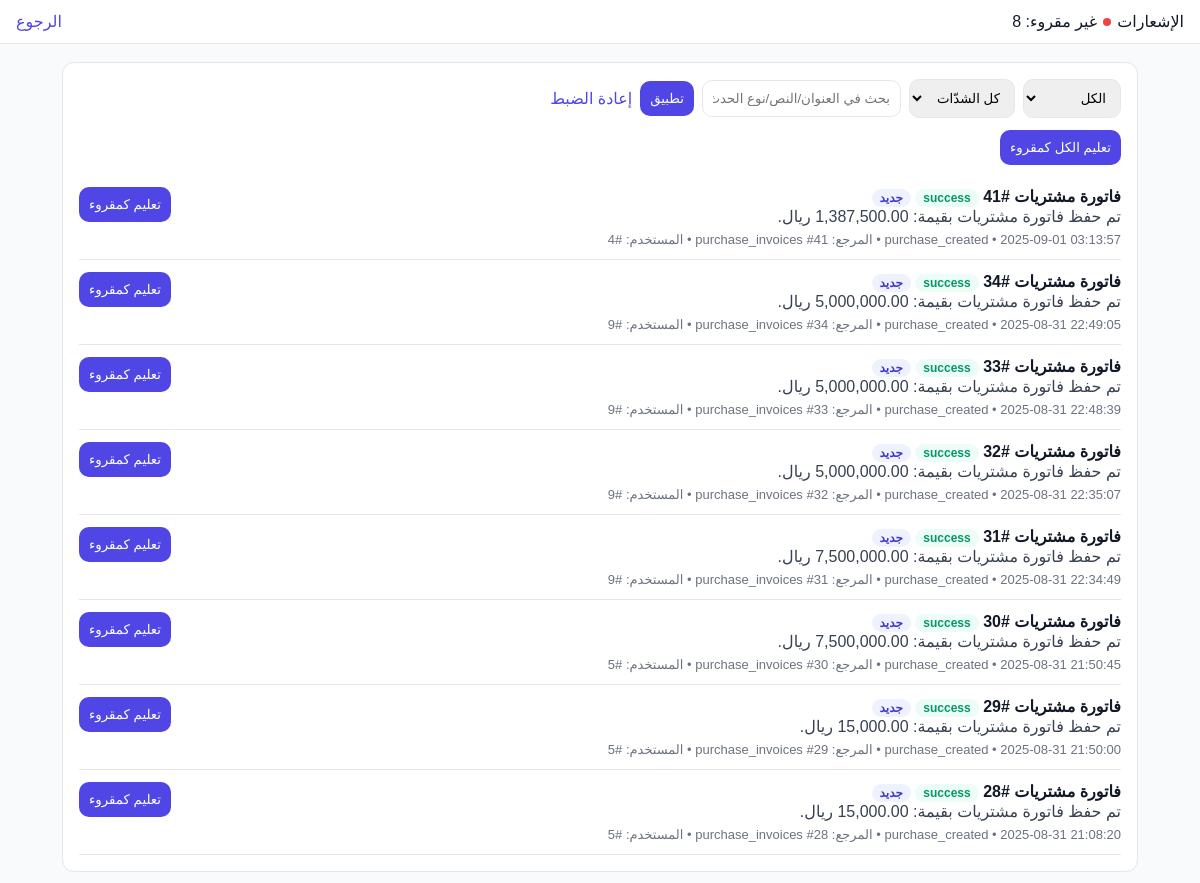
Screenshot of /notifications.php (signed in) with the database file from the repository.
### tables this page shows
CREATE TABLE `notifications` (
  `id` int(11) NOT NULL,
  `user_id` int(11) DEFAULT NULL,
  `message` text NOT NULL,
  `severity` enum('info','success','warning','error') NOT NULL DEFAULT 'info',
  `actor_user_id` int(11) DEFAULT NULL,
  `target_table` varchar(100) DEFAULT NULL,
  `target_id` int(11) DEFAULT NULL,
  `status` enum('new','read') DEFAULT 'new',
  `created_at` timestamp NOT NULL DEFAULT current_timestamp(),
  `read_at` datetime DEFAULT NULL,
  `event_type` varchar(50) DEFAULT NULL,
  `title` varchar(200) NOT NULL
);

### notifications.php (the view, shortened to what this page needs)
<?php
$pdo = db();
$filter     = $_GET['f'] ?? 'all';
$q          = trim((string)($_GET['q'] ?? ''));
$page       = max(1, (int)($_GET['page'] ?? 1));
$limit      = 25;
$offset     = ($page - 1) * $limit;
$where = [];
$args  = [];
$whereSql = $where ? ('WHERE ' . implode(' AND ', $where)) : '';
try {
  $unread_count = (int)$pdo->query("SELECT COUNT(*) FROM notifications WHERE read_at IS NULL")->fetchColumn();
} catch (Throwable $e) {
  $unread_count = 0;
}
$sqlList = "SELECT id,event_type,title,message,severity,actor_user_id,target_table,target_id,created_at,read_at
            FROM notifications
            $whereSql
            ORDER BY id DESC
            LIMIT $limit OFFSET $offset";
$st = $pdo->prepare($sqlList);
$st->execute($args);
$list = $st->fetchAll();
$title = 'الإشعارات';
?>
<!doctype html>
<html lang="ar" dir="rtl">
<head>
</head>
<body>
<div class="header">
  <div class="counter">
    <span><?= htmlspecialchars($title,ENT_QUOTES,'UTF-8') ?></span>
    <?php if ($unread_count>0): ?>
      <span class="dot" title="غير مقروء"></span><span>غير مقروء: <?= $unread_count ?></span>
    <?php else: ?>
      <span style="color:#6b7280">لا إشعارات جديدة</span>
    <?php endif; ?>
  </div>
  <nav><a href="./dashboard.php">الرجوع</a></nav>
</div>
<div class="wrap">
  <div class="card">
    <form class="toolbar" method="get" action="">
      <div class="filters">
        <select name="f">
          <option value="all"   <?= $filter==='all'?'selected':'' ?>>الكل</option>
        </select>
        <select name="sev">
          <option value="">كل الشدّات</option>
        </select>
        <input type="text" name="q" placeholder="بحث في العنوان/النص/نوع الحدث" value="<?= htmlspecialchars($q,ENT_QUOTES,'UTF-8') ?>">
        <button class="btn" type="submit">تطبيق</button>
        <a href="?">إعادة الضبط</a>
      </div>
    </form>
    <form method="post" onsubmit="return confirm('تأكيد تعليم جميع الإشعارات كمقروء؟');" style="margin-bottom:10px">
      <button class="btn">تعليم الكل كمقروء</button>
    </form>
    <?php if(!$list): ?>
      <div class="empty">لا توجد إشعارات لعرضها.</div>
    <?php else: foreach($list as $r): ?>
      <div class="item">
        <div>
          <div class="title">
            <?= htmlspecialchars($r['title'],ENT_QUOTES,'UTF-8') ?>
            <?php
              $sevName = strtolower($r['severity'] ?? 'info');
              $sevClass = ['success'=>'b-success','warning'=>'b-warning','error'=>'b-error'][$sevName] ?? 'b-info';
            ?>
            <span class="badge <?= $sevClass ?>"><?= htmlspecialchars($sevName,ENT_QUOTES,'UTF-8') ?></span>
            <?php if (is_null($r['read_at'])): ?>
              <span class="badge b-info">جديد</span>
            <?php endif; ?>
          </div>
          <div class="msg"><?= nl2br(htmlspecialchars($r['message'],ENT_QUOTES,'UTF-8')) ?></div>
          <div class="meta">
            <?= htmlspecialchars($r['event_type'],ENT_QUOTES,'UTF-8') ?> • <?= htmlspecialchars($r['created_at'],ENT_QUOTES,'UTF-8') ?>
            <?php if(!empty($r['target_table']) && !empty($r['target_id'])): ?>
              • المرجع: <?= htmlspecialchars($r['target_table'],ENT_QUOTES,'UTF-8') ?> #<?= (int)$r['target_id'] ?>
            <?php endif; ?>
            <?php if(!empty($r['actor_user_id'])): ?>
              • المستخدم: #<?= (int)$r['actor_user_id'] ?>
            <?php endif; ?>
          </div>
        </div>
        <div class="actions">
          <?php if (is_null($r['read_at'])): ?>
            <form method="post">
              <button class="btn">تعليم كمقروء</button>
            </form>
          <?php else: ?>
            <span class="meta">مقروء: <?= htmlspecialchars($r['read_at'],ENT_QUOTES,'UTF-8') ?></span>
          <?php endif; ?>
        </div>
      </div>
    <?php endforeach; endif; ?>
  </div>
</div>
</body>
</html>

### notifications.php (style rules this page uses)
:root { --primary:#4f46e5;--primary-light:#eef2ff;--primary-dark:#4338ca; --border:#e5e7eb;--panel:#fff;--bg:#f9fafb;--text:#111827;--muted:#6b7280; --success-bg:#ecfdf5;--success-bd:#bbf7d0;--success-tx:#065f46; --error-bg:#fef2f2;--error-bd:#fecaca;--error-tx:#b91c1c }
* { box-sizing:border-box }
body { margin:0;font-family:Tahoma,Arial,sans-serif;background:var(--bg);color:var(--text) }
a { color:var(--primary);text-decoration:none }
.header { display:flex;justify-content:space-between;align-items:center;background:#fff;border-bottom:1px solid var(--border);padding:12px 16px }
.wrap { max-width:1100px;margin:18px auto;padding:0 12px }
.card { background:var(--panel);border:1px solid var(--border);border-radius:12px;padding:16px }
.toolbar { display:flex;gap:8px;align-items:center;flex-wrap:wrap;margin-bottom:12px }
select,input[type=text],button { padding:10px;border:1px solid var(--border);border-radius:10px }
.btn { background:var(--primary);color:#fff;border:0;cursor:pointer }
.badge { display:inline-block;padding:2px 8px;border-radius:12px;font-size:12px;font-weight:700 }
.b-info { background:var(--primary-light);color:var(--primary-dark) }
.b-success { background:#ecfdf5;color:#059669 }
.item { display:grid;grid-template-columns:1fr auto;gap:10px;border-bottom:1px solid var(--border);padding:12px 0 }
.title { font-weight:700 }
.msg { color:#374151;white-space:pre-line }
.meta { color:var(--muted);font-size:13px;margin-top:6px }
.actions form { display:inline }
.counter { display:inline-flex;gap:6px;align-items:center }
.counter .dot { display:inline-block;width:8px;height:8px;border-radius:50%;background:#ef4444 }
.filters { display:flex;gap:8px;align-items:center;flex-wrap:wrap }

### rows the page displays
notifications: title "فاتورة مشتريات #41", severity "success", shows "جديد", message "تم حفظ فاتورة مشتريات بقيمة: 1,387,500.00 ريال.", event_type "purchase_created", created_at "2025-09-01 03:13:57", target_table "purchase_invoices", actor_user "4"
notifications: title "فاتورة مشتريات #34", severity "success", shows "جديد", message "تم حفظ فاتورة مشتريات بقيمة: 5,000,000.00 ريال.", event_type "purchase_created", created_at "2025-08-31 22:49:05", target_table "purchase_invoices", actor_user "9"
notifications: title "فاتورة مشتريات #33", severity "success", shows "جديد", message "تم حفظ فاتورة مشتريات بقيمة: 5,000,000.00 ريال.", event_type "purchase_created", created_at "2025-08-31 22:48:39", target_table "purchase_invoices", actor_user "9"
notifications: title "فاتورة مشتريات #32", severity "success", shows "جديد", message "تم حفظ فاتورة مشتريات بقيمة: 5,000,000.00 ريال.", event_type "purchase_created", created_at "2025-08-31 22:35:07", target_table "purchase_invoices", actor_user "9"
notifications: title "فاتورة مشتريات #31", severity "success", shows "جديد", message "تم حفظ فاتورة مشتريات بقيمة: 7,500,000.00 ريال.", event_type "purchase_created", created_at "2025-08-31 22:34:49", target_table "purchase_invoices", actor_user "9"
notifications: title "فاتورة مشتريات #30", severity "success", shows "جديد", message "تم حفظ فاتورة مشتريات بقيمة: 7,500,000.00 ريال.", event_type "purchase_created", created_at "2025-08-31 21:50:45", target_table "purchase_invoices", actor_user "5"
notifications: title "فاتورة مشتريات #29", severity "success", shows "جديد", message "تم حفظ فاتورة مشتريات بقيمة: 15,000.00 ريال.", event_type "purchase_created", created_at "2025-08-31 21:50:00", target_table "purchase_invoices", actor_user "5"
notifications: title "فاتورة مشتريات #28", severity "success", shows "جديد", message "تم حفظ فاتورة مشتريات بقيمة: 15,000.00 ريال.", event_type "purchase_created", created_at "2025-08-31 21:08:20", target_table "purchase_invoices", actor_user "5"

### other values shown
$title "الإشعارات"
$unread_count "8"
